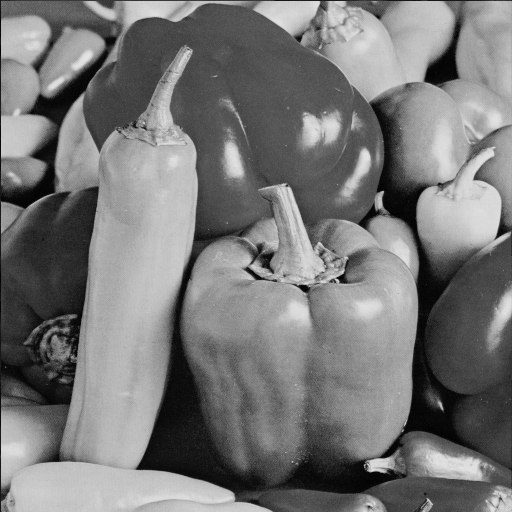
#> input picture images/peppers-512.png, 512 x 512 px
$ python q2-3.py
#> lines starting #> are read from the running program, lines starting #| are printed output that depends on the picture
### q2_1.py
import cv2
import matplotlib.pyplot as plt

def histo(img_gray, plot_color=None) -> None:
    # Compute histogram
    hist = cv2.calcHist(images=[img_gray],
                        channels=[0],
                        mask=None,
                        histSize=[256],
                        ranges=[0,256])

    # Plot histogram
    if plot_color:
        plt.hist(img_gray.ravel(), 256, [0,256], color=plot_color)
        # plt.plot(hist, color=plot_color)
    else:
        plt.hist(img_gray.ravel(), 256, [0,256])
        # plt.plot(hist)
    plt.xlabel("Gray levels [0-255]")
    plt.ylabel("Number of pixels")

# [6 lines that do not run on import are left out]

### q2-3.py
import cv2
import matplotlib.pyplot as plt

from q2_1 import histo


def main():
    img_gray = cv2.imread("images/peppers-512.png", cv2.IMREAD_GRAYSCALE)
#> img_gray is the input picture: shape (512, 512); min 0, max 230, mean 119.3
    img_gray_luminosity = cv2.convertScaleAbs(img_gray, alpha=1, beta=40)
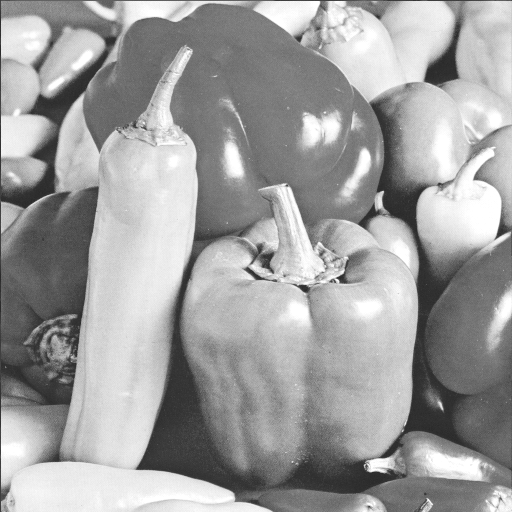
#> img_gray_luminosity: shape (512, 512); min 40, max 255, mean 159.3
    img_gray_contrast = cv2.convertScaleAbs(img_gray, alpha=1.5, beta=0)
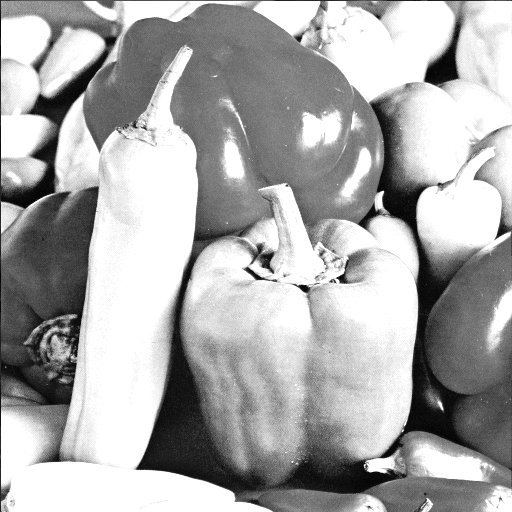
#> img_gray_contrast: shape (512, 512); min 0, max 255, mean 170.6
    histo(img_gray)
#> in histo, `hist = cv2.calcHist(images=[img_gray], channels=[0], mask=None, histSi..`: hist = 256 values, max 2485 at index 81, min 0 at index 231, mean 1024
    # histo(img_gray_luminosity)
    histo(img_gray_contrast, "green")

    cv2.namedWindow("Original image")
    cv2.imshow("Original image", img_gray)
    cv2.namedWindow("Increased luminosity")
    cv2.imshow("Increased luminosity", img_gray_luminosity)
    cv2.imwrite("images/peppers-512-luminosity.png", img_gray_luminosity)
    cv2.namedWindow("Increased contrast")
    cv2.imshow("Increased contrast", img_gray_contrast)
    cv2.imwrite("images/peppers-512-contrast.png", img_gray_contrast)
    plt.show()
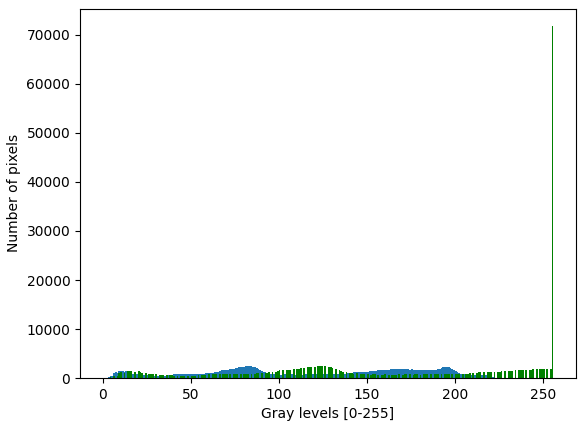
#> figure drawn by matplotlib, 1 panel; tallest bar 2485 high, from x = 81 to 82; tallest bar 71726 high, from x = 255 to 256


if __name__ == "__main__":
    try:
        main()
    finally:
        cv2.destroyAllWindows()
